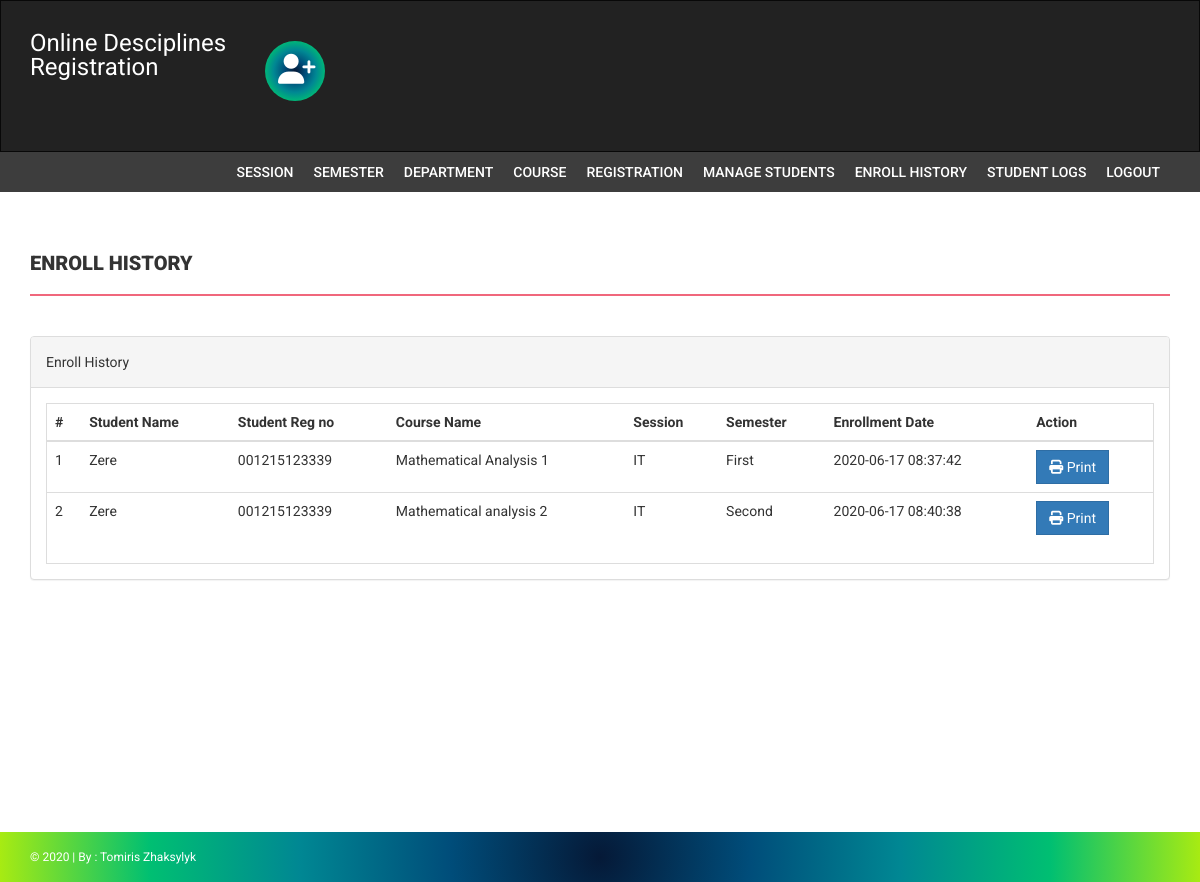
Page /onlineUniversity/admin/enroll-history.php (signed in) on the committed database.
### tables this page shows
CREATE TABLE `courseenrolls` (
  `id` int(11) NOT NULL,
  `studentRegno` varchar(255) DEFAULT NULL,
  `pincode` varchar(255) DEFAULT NULL,
  `session` int(11) DEFAULT NULL,
  `department` int(11) DEFAULT NULL,
  `level` int(11) DEFAULT NULL,
  `semester` int(11) DEFAULT NULL,
  `course` int(11) DEFAULT NULL,
  `enrollDate` timestamp NULL DEFAULT current_timestamp()
);

CREATE TABLE `students` (
  `StudentRegno` varchar(255) NOT NULL,
  `studentPhoto` varchar(255) DEFAULT NULL,
  `password` varchar(255) DEFAULT NULL,
  `studentName` varchar(255) DEFAULT NULL,
  `pincode` varchar(255) DEFAULT NULL,
  `session` varchar(255) DEFAULT NULL,
  `department` varchar(255) DEFAULT NULL,
  `semester` varchar(255) DEFAULT NULL,
  `cgpa` decimal(10,2) DEFAULT NULL,
  `creationdate` timestamp NULL DEFAULT current_timestamp(),
  `updationDate` varchar(255) DEFAULT NULL
);

CREATE TABLE `course` (
  `id` int(11) NOT NULL,
  `courseCode` varchar(255) DEFAULT NULL,
  `courseName` varchar(255) DEFAULT NULL,
  `courseUnit` varchar(255) DEFAULT NULL,
  `noofSeats` int(11) DEFAULT NULL,
  `creationDate` timestamp NULL DEFAULT current_timestamp(),
  `updationDate` varchar(255) DEFAULT NULL
);

CREATE TABLE `department` (
  `id` int(11) NOT NULL,
  `department` varchar(255) DEFAULT NULL,
  `creationDate` timestamp NULL DEFAULT current_timestamp()
);

CREATE TABLE `semester` (
  `id` int(11) NOT NULL,
  `semester` varchar(255) DEFAULT NULL,
  `creationDate` timestamp NULL DEFAULT current_timestamp(),
  `updationDate` varchar(255) DEFAULT NULL
);

### onlineUniversity/admin/enroll-history.php (the view, shortened to what this page needs)
<?php
if(strlen($_SESSION['alogin'])==0)
    {
header('location:index.php');
}
else{
?>
<!DOCTYPE html>
<html xmlns="http://www.w3.org/1999/xhtml">
<head>
    <link href="assets/css/bootstrap.css" rel="stylesheet" />
    <link href="assets/css/font-awesome.css" rel="stylesheet" />
    <link href="assets/css/style.css" rel="stylesheet" />
</head>
<body>
<?php include('includes/header.php');?>
<?php if($_SESSION['alogin']!="")
{
 include('includes/menubar.php');
}
 ?>
    <div class="content-wrapper">
        <div class="container">
              <div class="row">
                    <div class="col-md-12">
                        <h1 class="page-head-line">Enroll History  </h1>
                    </div>
                </div>
                <div class="row" >
                <div class="col-md-12">
                    <div class="panel panel-default">
                        <div class="panel-heading">
                           Enroll History
                        </div>
                        <div class="panel-body">
                            <div class="table-responsive table-bordered">
                                <table class="table">
                                    <thead>
                                        <tr>
                                            <th>#</th>
                                                 <th>Student Name </th>
                                                    <th>Student Reg no </th>
                                            <th>Course Name </th>
                                            <th>Session </th>
                                                <th>Semester</th>
                                             <th>Enrollment Date</th>
                                             <th>Action</th>
                                        </tr>
                                    </thead>
                                    <tbody>
<?php
$sql=mysqli_query($con,"select courseenrolls.course as cid, course.courseName as courname,session.session as session,department.department as dept,courseenrolls.enrollDate as edate ,semester.semester as sem,students.studentName as sname,students.StudentRegno as sregno from courseenrolls join course on course.id=courseenrolls.course join session on session.id=courseenrolls.session join department on department.id=courseenrolls.department   join semester on semester.id=courseenrolls.semester join students on students.StudentRegno=courseenrolls.studentRegno ");
$cnt=1;
while($row=mysqli_fetch_array($sql))
{
?>
                                        <tr>
                                            <td><?php echo $cnt;?></td>
                                              <td><?php echo htmlentities($row['sname']);?></td>
                                            <td><?php echo htmlentities($row['sregno']);?></td>
                                            <td><?php echo htmlentities($row['courname']);?></td>
                                            <td><?php echo htmlentities($row['dept']);?></td>
                                            <td><?php echo htmlentities($row['sem']);?></td>
                                             <td><?php echo htmlentities($row['edate']);?></td>
                                            <td>
                                            <a href="print.php?id=<?php echo $row['cid']?>" target="_blank">
<button class="btn btn-primary"><i class="fa fa-print "></i> Print</button> </a>
                                            </td>
                                        </tr>
<?php
$cnt++;
} ?>
                                    </tbody>
                                </table>
                            </div>
                        </div>
                    </div>
                </div>
            </div>
        </div>
    </div>
  <?php include('includes/footer.php');?>
</body>
</html>
<?php } ?>

### onlineUniversity/admin/assets/css/style.css (style rules this page uses)
body { font-family: 'Roboto', sans-serif; line-height: 30px; }
.content-wrapper { margin-top: 40px; min-height: 600px; padding-bottom: 60px; }
.page-head-line { font-weight: 900; padding-bottom: 20px; border-bottom: 2px solid #F0677C; text-transform: uppercase; color:radial-gradient(circle, #051937, #004d7a, #008793, #00bf72, #a8eb12); font-size: 20px; margin-bottom: 40px; }
.btn { border-radius: 0px; -webkit-border-radius: 0px; -moz-border-radius: 0px; }

### rows in the picture
courseenrolls: students.studentName "Zere", students.StudentRegno "001215123339", course.courseName "Mathematical Analysis 1", department.department "IT", semester.semester "First", enrollDate "2020-06-17 08:37:42"
courseenrolls: students.studentName "Zere", students.StudentRegno "001215123339", course.courseName "Mathematical analysis 2", department.department "IT", semester.semester "Second", enrollDate "2020-06-17 08:40:38"
